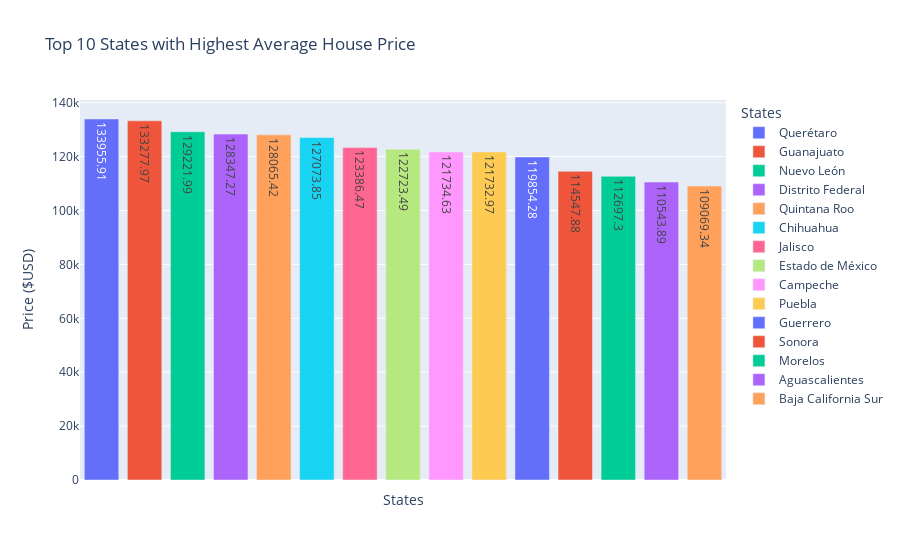

Notebook cell for this chart:
### Markdown cell above
**Which state has the most expensive real estate market?**

Do housing prices vary by state? If so, which are the most expensive states for purchasing a home?

### Code cell
# Calculate the top 15 states with highest average house price
topstates = (df.groupby('state')['price_usd']
                    .mean().round(2)
                    .sort_values(ascending=False)
                    .head(15)
                    .reset_index())

# Create the bar chart using Plotly Express
fig = px.bar(topstates,
             x='state',
             y='price_usd',
             title='Top 10 States with Highest Average House Price',
             labels={ 'price_usd': 'Price ($USD)'},
             text='price_usd',
             color='state')

# Update layout for better appearance
fig.update_layout(xaxis_title='States', 
                  yaxis_title='Price ($USD)',
                  legend_title='States',
                  xaxis=dict(tickmode='array', ticktext=[], tickvals=[]))

fig.show()

### Figure 1 — Plotly figure (JSON) as saved in the notebook; plotly's stock layout.template omitted (floating-point values rounded to 4 significant figures)
{"data": [{"alignmentgroup": "True", "hovertemplate": "state=%{x}<br>Price ($USD)=%{text}<extra></extra>", "legendgroup": "Querétaro", "marker": {"color": "#636efa", "pattern": {"shape": ""}}, "name": "Querétaro", "offsetgroup": "Querétaro", "orientation": "v", "showlegend": true, "text": [134000.0], "textposition": "auto", "type": "bar", "x": ["Querétaro"], "xaxis": "x", "y": [134000.0], "yaxis": "y"}, {"alignmentgroup": "True", "hovertemplate": "state=%{x}<br>Price ($USD)=%{text}<extra></extra>", "legendgroup": "Guanajuato", "marker": {"color": "#EF553B", "pattern": {"shape": ""}}, "name": "Guanajuato", "offsetgroup": "Guanajuato", "orientation": "v", "showlegend": true, "text": [133300.0], "textposition": "auto", "type": "bar", "x": ["Guanajuato"], "xaxis": "x", "y": [133300.0], "yaxis": "y"}, {"alignmentgroup": "True", "hovertemplate": "state=%{x}<br>Price ($USD)=%{text}<extra></extra>", "legendgroup": "Nuevo León", "marker": {"color": "#00cc96", "pattern": {"shape": ""}}, "name": "Nuevo León", "offsetgroup": "Nuevo León", "orientation": "v", "showlegend": true, "text": [129200.0], "textposition": "auto", "type": "bar", "x": ["Nuevo León"], "xaxis": "x", "y": [129200.0], "yaxis": "y"}, {"alignmentgroup": "True", "hovertemplate": "state=%{x}<br>Price ($USD)=%{text}<extra></extra>", "legendgroup": "Distrito Federal", "marker": {"color": "#ab63fa", "pattern": {"shape": ""}}, "name": "Distrito Federal", "offsetgroup": "Distrito Federal", "orientation": "v", "showlegend": true, "text": [128300.0], "textposition": "auto", "type": "bar", "x": ["Distrito Federal"], "xaxis": "x", "y": [128300.0], "yaxis": "y"}, {"alignmentgroup": "True", "hovertemplate": "state=%{x}<br>Price ($USD)=%{text}<extra></extra>", "legendgroup": "Quintana Roo", "marker": {"color": "#FFA15A", "pattern": {"shape": ""}}, "name": "Quintana Roo", "offsetgroup": "Quintana Roo", "orientation": "v", "showlegend": true, "text": [128100.0], "textposition": "auto", "type": "bar", "x": ["Quintana Roo"], "xaxis": "x", "y": [128100.0], "yaxis": "y"}, {"alignmentgroup": "True", "hovertemplate": "state=%{x}<br>Price ($USD)=%{text}<extra></extra>", "legendgroup": "Chihuahua", "marker": {"color": "#19d3f3", "pattern": {"shape": ""}}, "name": "Chihuahua", "offsetgroup": "Chihuahua", "orientation": "v", "showlegend": true, "text": [127100.0], "textposition": "auto", "type": "bar", "x": ["Chihuahua"], "xaxis": "x", "y": [127100.0], "yaxis": "y"}, {"alignmentgroup": "True", "hovertemplate": "state=%{x}<br>Price ($USD)=%{text}<extra></extra>", "legendgroup": "Jalisco", "marker": {"color": "#FF6692", "pattern": {"shape": ""}}, "name": "Jalisco", "offsetgroup": "Jalisco", "orientation": "v", "showlegend": true, "text": [123400.0], "textposition": "auto", "type": "bar", "x": ["Jalisco"], "xaxis": "x", "y": [123400.0], "yaxis": "y"}, {"alignmentgroup": "True", "hovertemplate": "state=%{x}<br>Price ($USD)=%{text}<extra></extra>", "legendgroup": "Estado de México", "marker": {"color": "#B6E880", "pattern": {"shape": ""}}, "name": "Estado de México", "offsetgroup": "Estado de México", "orientation": "v", "showlegend": true, "text": [122700.0], "textposition": "auto", "type": "bar", "x": ["Estado de México"], "xaxis": "x", "y": [122700.0], "yaxis": "y"}, {"alignmentgroup": "True", "hovertemplate": "state=%{x}<br>Price ($USD)=%{text}<extra></extra>", "legendgroup": "Campeche", "marker": {"color": "#FF97FF", "pattern": {"shape": ""}}, "name": "Campeche", "offsetgroup": "Campeche", "orientation": "v", "showlegend": true, "text": [121700.0], "textposition": "auto", "type": "bar", "x": ["Campeche"], "xaxis": "x", "y": [121700.0], "yaxis": "y"}, {"alignmentgroup": "True", "hovertemplate": "state=%{x}<br>Price ($USD)=%{text}<extra></extra>", "legendgroup": "Puebla", "marker": {"color": "#FECB52", "pattern": {"shape": ""}}, "name": "Puebla", "offsetgroup": "Puebla", "orientation": "v", "showlegend": true, "text": [121700.0], "textposition": "auto", "type": "bar", "x": ["Puebla"], "xaxis": "x", "y": [121700.0], "yaxis": "y"}, {"alignmentgroup": "True", "hovertemplate": "state=%{x}<br>Price ($USD)=%{text}<extra></extra>", "legendgroup": "Guerrero", "marker": {"color": "#636efa", "pattern": {"shape": ""}}, "name": "Guerrero", "offsetgroup": "Guerrero", "orientation": "v", "showlegend": true, "text": [119900.0], "textposition": "auto", "type": "bar", "x": ["Guerrero"], "xaxis": "x", "y": [119900.0], "yaxis": "y"}, {"alignmentgroup": "True", "hovertemplate": "state=%{x}<br>Price ($USD)=%{text}<extra></extra>", "legendgroup": "Sonora", "marker": {"color": "#EF553B", "pattern": {"shape": ""}}, "name": "Sonora", "offsetgroup": "Sonora", "orientation": "v", "showlegend": true, "text": [114500.0], "textposition": "auto", "type": "bar", "x": ["Sonora"], "xaxis": "x", "y": [114500.0], "yaxis": "y"}, {"alignmentgroup": "True", "hovertemplate": "state=%{x}<br>Price ($USD)=%{text}<extra></extra>", "legendgroup": "Morelos", "marker": {"color": "#00cc96", "pattern": {"shape": ""}}, "name": "Morelos", "offsetgroup": "Morelos", "orientation": "v", "showlegend": true, "text": [112700.0], "textposition": "auto", "type": "bar", "x": ["Morelos"], "xaxis": "x", "y": [112700.0], "yaxis": "y"}, {"alignmentgroup": "True", "hovertemplate": "state=%{x}<br>Price ($USD)=%{text}<extra></extra>", "legendgroup": "Aguascalientes", "marker": {"color": "#ab63fa", "pattern": {"shape": ""}}, "name": "Aguascalientes", "offsetgroup": "Aguascalientes", "orientation": "v", "showlegend": true, "text": [110500.0], "textposition": "auto", "type": "bar", "x": ["Aguascalientes"], "xaxis": "x", "y": [110500.0], "yaxis": "y"}, {"alignmentgroup": "True", "hovertemplate": "state=%{x}<br>Price ($USD)=%{text}<extra></extra>", "legendgroup": "Baja California Sur", "marker": {"color": "#FFA15A", "pattern": {"shape": ""}}, "name": "Baja California Sur", "offsetgroup": "Baja California Sur", "orientation": "v", "showlegend": true, "text": [109100.0], "textposition": "auto", "type": "bar", "x": ["Baja California Sur"], "xaxis": "x", "y": [109100.0], "yaxis": "y"}], "layout": {"barmode": "relative", "legend": {"title": {"text": "States"}, "tracegroupgap": 0}, "title": {"text": "Top 10 States with Highest Average House Price"}, "xaxis": {"anchor": "y", "categoryarray": ["Querétaro", "Guanajuato", "Nuevo León", "Distrito Federal", "Quintana Roo", "Chihuahua", "Jalisco", "Estado de México", "Campeche", "Puebla", "Guerrero", "Sonora", "Morelos", "Aguascalientes", "Baja California Sur"], "categoryorder": "array", "domain": [0, 1], "tickmode": "array", "ticktext": [], "tickvals": [], "title": {"text": "States"}}, "yaxis": {"anchor": "x", "domain": [0, 1], "title": {"text": "Price ($USD)"}}}}
